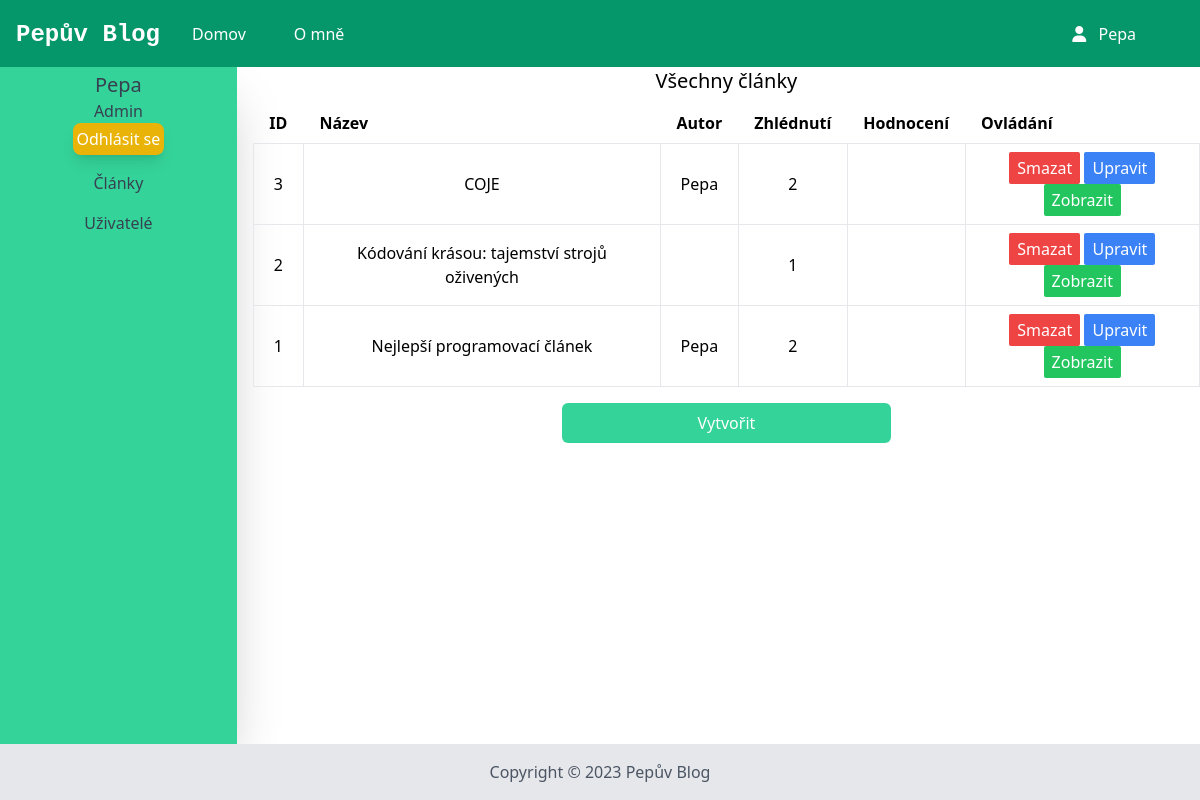
The app's page /admin/articles (signed in) with its own data.
### app.py (models this page shows, shortened)
class User(db.Model):
    id = db.Column(db.Integer, primary_key=True)
    login = db.Column(db.String, nullable=False)
    password = db.Column(db.String, nullable=False)
    admin = db.Column(db.Boolean, default=0)
    articles = db.relationship('Article', backref='author', lazy=True)
    is_active = db.Column(db.Boolean, default=True)
    is_authenticated = db.Column(db.Boolean)
    def is_authenticated(self):
        return self.is_authenticated
    def is_active(self):
        return self.is_active

class Article(db.Model):
    id = db.Column(db.Integer, primary_key=True)
    title = db.Column(db.String, nullable=False)
    content = db.Column(db.String, nullable=False)
    author_id = db.Column(db.Integer, db.ForeignKey('user.id'), nullable=False)
    categories = db.Column(db.PickleType, default=["uncategorized"])
    likes = db.Column(db.PickleType)
    dislikes = db.Column(db.PickleType)
    date_created = db.Column(db.DateTime, default=datetime.utcnow)
    views = db.Column(db.Integer, default=0)
    thumbnail = db.Column(db.String)
    @property
    def reviews(self):
        return sum(self.likes.values()) - sum(self.dislikes.values())

### app.py (the view)
@app.route("/admin/articles")
@login_required
def admin_articles():
    articles = Article.query.order_by(desc(Article.id)).all()
    return render_template("admin_articles.html", articles=articles)

### app.py (called while the page is built)
@login_manager.user_loader
def load_user(user_id):
    return User.query.get(int(user_id))

### templates/admin_articles.html (shortened to what this page needs)
{% extends 'admin_base.html' %}
{% block admin_body %}
<h2 class="text-xl font-medium mb-2 text-center">Všechny články</h2>
<table class="table-auto w-full">
  <thead>
    <th class="px-4 py-2 text-left">ID</th>
    <th class="px-4 py-2 text-left">Název</th>
    <th class="px-4 py-2 text-left">Autor</th>
    <th class="px-4 py-2 text-left">Zhlédnutí</th>
    <th class="px-4 py-2 text-left">Hodnocení</th>
    <th class="px-4 py-2 text-left">Ovládání</th>
  </thead>
  <tbody>
    {% for article in articles %}
    <tr class="text-center">
      <td class="border px-4 py-2">{{article.id}}</td>
      <td class="border px-4 py-2">{{article.title}}</td>
      <td class="border px-4 py-2">{{article.author.login}}</td>
      <td class="border px-4 py-2">{{article.views}}</td>
      <td class="border px-4 py-2">{{article.reviews}}</td>
      <td class="border px-1 py-2">
        <button article-id="{{article.id}}" class="delete bg-red-500 text-white py-1 px-2 rounded-sm hover:bg-red-600">
          Smazat
        </button>
        <button article-id="{{article.id}}" class="edit bg-blue-500 text-white py-1 px-2 rounded-sm hover:bg-blue-600">
          Upravit
        </button>
        <button article-id="{{article.id}}"
          class="show bg-green-500 text-white py-1 px-2 rounded-sm hover:bg-green-600">
          Zobrazit
        </button>
      </td>
    </tr>
    {% endfor %}
  </tbody>
</table>
<div class="w-full flex justify-center p-4 px-36">
  <button id="create"
    class="bg-emerald-400 w-1/2 text-white rounded-md p-2 text-center hover:bg-emerald-600">Vytvořit</button>
</div>
{% endblock %}

### templates/admin_base.html (shortened to what this page needs)
{%extends 'base.html'%}
{% block body %}
<aside class="bg-emerald-400 h-auto w-auto shadow-2xl p-1 font-medium text-gray-700">
    <label class="text-xl">{{ current_user.login }}</label>
    {% if current_user.admin==True %}
    <label class="">Admin</label>
    {% else %}
    <label>Uživatel</label>
    {% endif %}
    <button class="text-white bg-yellow-500 hover:bg-yellow-400 p-1 shadow-lg rounded-lg" id="logout">
        Odhlásit se
    </button>
    <a class="hover:text-gray-900 mt-4" href="{{ url_for('admin_articles') }}">Články</a>
    <a class="hover:text-gray-900 mt-4" href="{{ url_for('admin_users') }}">Uživatelé</a>
</aside>
<div class="administration w-full"> {% block admin_body %} {% endblock %}</div>
{% endblock %}

### templates/base.html (shortened to what this page needs)
<!DOCTYPE html>
<html lang="cs">
<head>
  <link rel="stylesheet" href="{{ url_for('static',filename='css/output.css') }}" />
  <link rel="stylesheet" href="https://cdnjs.cloudflare.com/ajax/libs/font-awesome/6.2.1/css/all.min.css"
 />
</head>
<body>
  <header class="bg-emerald-600 text-white p-4 flex items-center justify-between fixed w-full">
    <h1 class="text-2xl font-bold"><a class="font-mono" href="{{ url_for('index') }}">Pepův Blog</a></h1>
    <nav class="flex flex-1 items-center">
      <ul class="flex ml-8 flex-1 gap-8">
        <li class="mr-4 hover:text-gray-300"><a href="{{ url_for('index') }}">Domov</a></li>
        <li class="mr-4 hover:text-gray-300"><a href="{{ url_for('about') }}">O mně</a></li>
        <li class="mr-4 hover:text-gray-300 absolute right-12">
          <a href="{{ url_for('admin_login') }}">
          <i class="fa-solid fa-user mr-2"></i>
          {% if current_user.login %}
          {{current_user.login}}
          {% else %}
          Přihlásit se
          {% endif %}
        </a>
      </li>
      </ul>
    </nav>
  </header>
  <main class="py-6 px-6">
    {% block body %} {% endblock %}
  </main>
  <footer class="bg-gray-200 p-4">
    <p class="text-center text-gray-600">Copyright © 2023 Pepův Blog</p>
  </footer>
</body>
</html>

### templates/admin_base.html (style rules this page uses)
main { display: grid; grid-template-columns: 2fr 8fr; gap:16px; padding-bottom: 0 !important; padding-left: 0 !important; padding-right: 0 !important; margin: 0 !important; }
aside { display: flex; flex-direction: column; justify-content: start; align-items: center; }

### records on screen
User: login "Pepa"
Article: id "3", title "COJE", author.login "Pepa", views "2"
Article: id "2", title "Kódování krásou: tajemství strojů oživených", views "1"
Article: id "1", title "Nejlepší programovací článek", author.login "Pepa", views "2"
